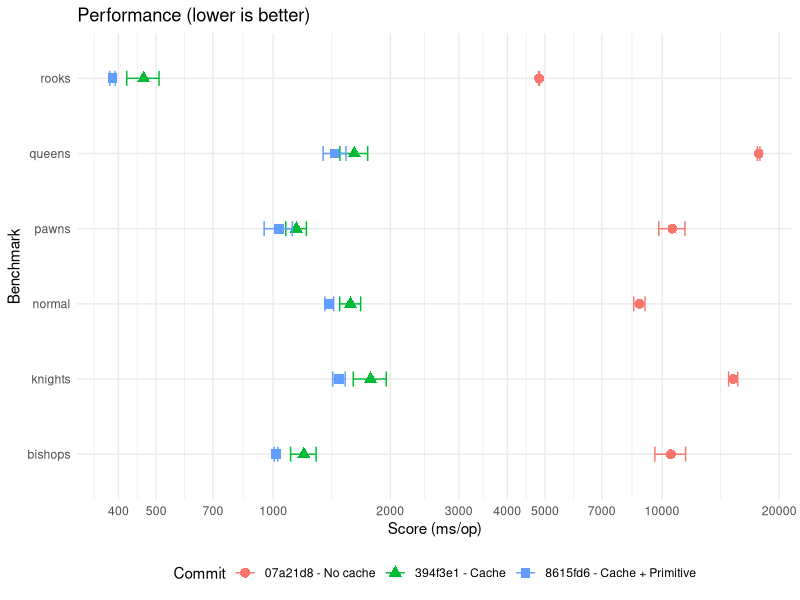

Reproduce this figure in R.
pdf(NULL)
library(readr)
library(dplyr)
library(ggplot2)

# Read the CSV files
df1 <- read_csv("data/june/07a21d8.csv")
df2 <- read_csv("data/june/394f3e1.csv")
df3 <- read_csv("data/june/8615fd6.csv")

# Add a column to identify the commit for each data frame
df1 <- df1 %>% mutate(Commit = "07a21d8 - No cache")
df2 <- df2 %>% mutate(Commit = "394f3e1 - Cache")
df3 <- df3 %>% mutate(Commit = "8615fd6 - Cache + Primitive")

# Combine the data frames
combined_df <- bind_rows(df1, df2, df3)
combined_df$Benchmark <- sub(
  "^rosemary.PerftBenchmark.position_",
  "",
  combined_df$Benchmark
)

combined_df <- combined_df %>% select(-Mode, -Threads, -Samples, -Unit)
combined_df <- combined_df %>% rename(stdev = "Score Error (99.9%)")

# Print the combined data frame
print(combined_df)

# Optionally, write the combined data frame to a new CSV file
write_csv(combined_df, "data/june/combined_benchmarks.csv")

plot <- ggplot(combined_df, aes(x = Score, y = Benchmark, color = Commit, shape = Commit)) +
  geom_point(size = 3) +
  geom_errorbarh(aes(xmin = Score - stdev, xmax = Score + stdev), height = 0.2) +
  labs(title = "Performance (lower is better)",
       x = "Score (ms/op)",
       y = "Benchmark",
       color = "Commit",
       shape = "Commit") +
  scale_x_log10(n.breaks = 12) +
  theme_minimal() +
  theme(legend.position = "bottom")

ggsave("june-changes-2024.png",
  plot = plot,
  width = 3840,
  height = 2160,
  units = c("px"),
  dpi = 450,
  bg = "white"
)
